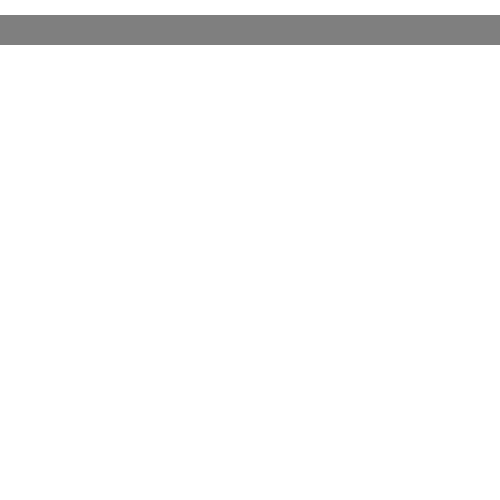
Frame 1 (no input)
Frame 60 (the mouse pressed at the canvas centre just before this capture): identical to frame 1, image omitted
Frame 120 (the mouse held since frame 60 and released just before this capture): identical to frame 1, image omitted

The Processing sketch that drew this single still picture (run headless with seeded random() and noise(); from frame 60 on, the mouse is pressed at the canvas centre):

// Processing sketch: mspaint
// ── mspaint.pde
float StX,StY,EnX,EnY; //마우스를 누른 좌표(St), 마우스를 땐 좌표(En)
PVector temp; //좌표를 저장한값을 임시로 저장하는 함수
float Cor; //색깔 값
float wheel = 0; //마우스 휠값
void setup(){
  size(500,500);
  background(255);
  fill(0);
}
void draw(){
  ellipseMode(TOP);
  Cor = map(wheel,-20,20,0,255);
  fill(Cor);
  rectMode(CENTER);
  noStroke();
  rect(width/2,30,width,30); //현재 색 표시 UI
}

PVector mouse(){
  PVector mouseloc = new PVector(mouseX,mouseY);
  println(mouseloc);
  return mouseloc;
}

void mouseWheel(MouseEvent event) //휠 감지해서 색 바꿈 
{
  wheel += event.getCount();
  if(wheel<-20){
    wheel = -20;
  }
  else if(wheel>20){
    wheel = 20;
  }
}

void mousePressed(){//마우스 누른 좌표 감지
  temp = mouse();
  StX = temp.x;
  StY = temp.y;
}
void mouseReleased(){//마우스 땐 좌표 감지
  temp = mouse();
  EnX = temp.x;
  EnY = temp.y;
  ellipse(StX,StY,EnX-StX,EnY-StY);
  StX = 0;
  StY = 0;
  EnX = 0;
  EnY = 0;
}
